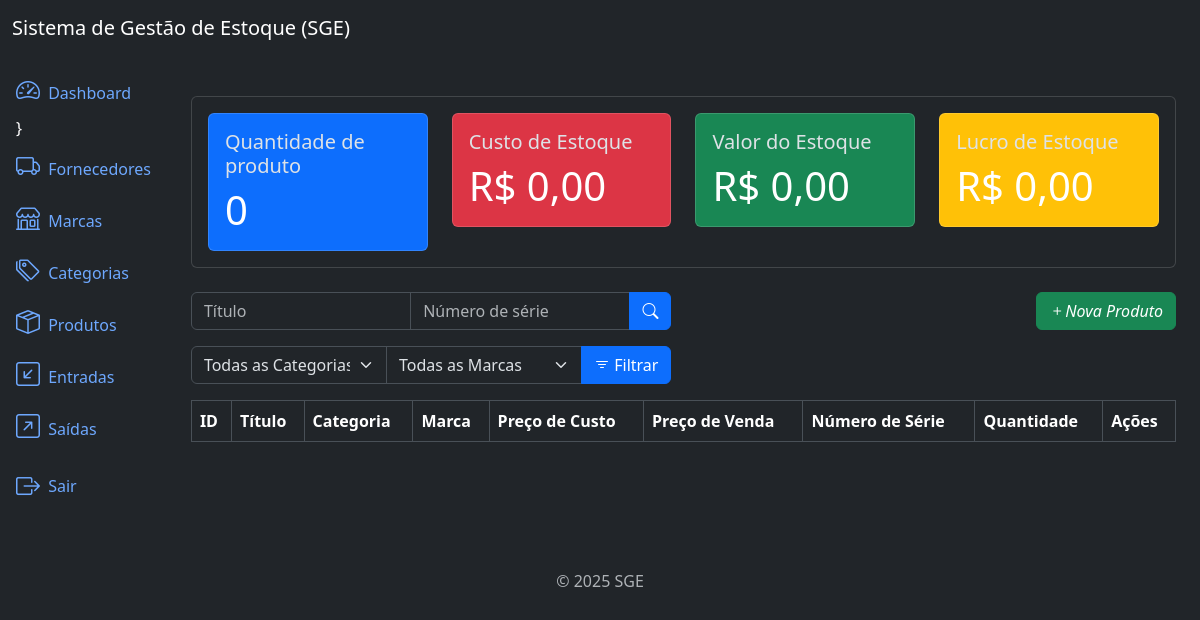
Page /products/list/ (signed in) on the earlier database version.
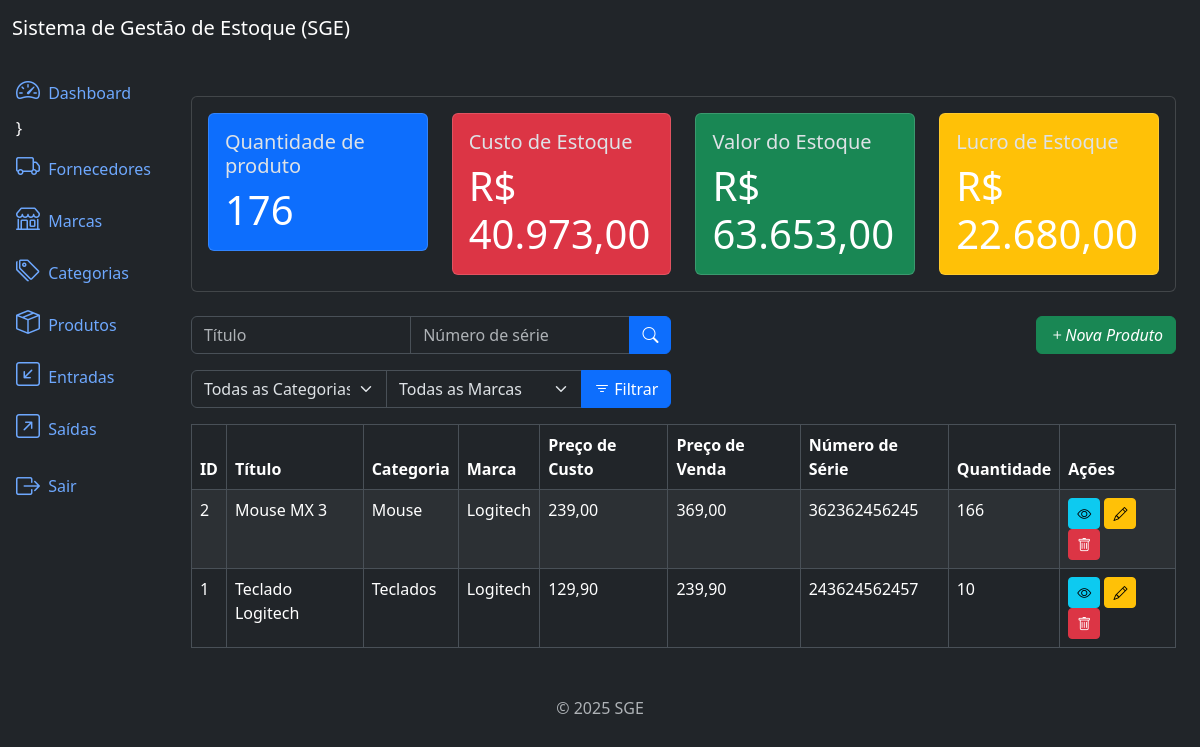
Same page on the later database version.
### products/models.py (models this page shows, shortened)
class Product(models.Model):
    title = models.CharField(max_length=500)
    category = models.ForeignKey(Category, on_delete=models.PROTECT, related_name='products')
    brand = models.ForeignKey(Brand, on_delete=models.PROTECT, related_name='products')
    description = models.TextField(null=True, blank=True)
    series_number = models.CharField(max_length=500,null=True, blank=True)
    cost_price = models.DecimalField(max_digits=20, decimal_places=2)
    selling_price = models.DecimalField(max_digits=20, decimal_places=2)
    quantity = models.IntegerField(default=0)
    created_at = models.DateTimeField(auto_now_add=True)
    updated_at = models.DateTimeField(auto_now=True)
    class Meta:
        ordering = ['title']
        verbose_name = 'Product'
        verbose_name_plural = 'Products'

### categories/models.py (models this page shows)
class Category(models.Model):
    name = models.CharField(max_length=500)
    description = models.TextField(null=True, blank=True)
    created_at = models.DateTimeField(auto_now_add=True)
    updated_at = models.DateTimeField(auto_now=True)
    class Meta:
        verbose_name = 'Category'
        verbose_name_plural = 'Categories'
        ordering = ['name']
    def __str__(self):
        return self.name

### brands/models.py (models this page shows)
class Brand(models.Model):
    name = models.CharField(max_length=500)
    description = models.TextField(null=True, blank=True)
    created_at = models.DateTimeField(auto_now_add=True)
    updated_at = models.DateTimeField(auto_now=True)
    class Meta:
        verbose_name = 'Brand'
        verbose_name_plural = 'Brands'
        ordering = ['name']
    def __str__(self):
        return self.name

### products/views.py (the view)
# urls.py: path('products/list/', ProductListView.as_view(), name='product_list'),
class ProductListView(LoginRequiredMixin, PermissionRequiredMixin, ListView):
    model = Product
    template_name = 'product_list.html'
    context_object_name = 'products' # Nome usado no template
    paginate_by = 10
    permission_required = 'products.view_product'
    def get_queryset(self):
        queryset = super().get_queryset()
        title = self.request.GET.get('title')
        series_number = self.request.GET.get('series_number')
        category = self.request.GET.get('category')
        brand = self.request.GET.get('brand')
        if title:
            queryset = queryset.filter(title__icontains=title)
        if series_number:
            queryset = queryset.filter(series_number__icontains=series_number)
        if category:
            queryset = queryset.filter(category_id=category)
        if brand:
            queryset = queryset.filter(brand__id=brand)
        return queryset
    def get_context_data(self, **kwargs):
        context = super().get_context_data(**kwargs)
        context['product_metrics'] = metrics.get_product_metrics()
        context['categories'] = Category.objects.all()
        context['brands'] = Brand.objects.all()
        return context

### app/metrics.py (called while the page is built)
def get_product_metrics():
    products = Product.objects.all()
    total_price_cost = sum(product.cost_price * product.quantity for product in products)
    total_selling_price = sum(product.selling_price * product.quantity for product in products)
    total_quantity = sum(product.quantity for product in products)
    total_profit = total_selling_price - total_price_cost
    return dict(
        total_price_cost=number_format(total_price_cost, decimal_pos=2, force_grouping=True),
        total_selling_price=number_format(total_selling_price, decimal_pos=2, force_grouping=True),
        total_quantity=total_quantity,
        total_profit=number_format(total_profit, decimal_pos=2, force_grouping=True),
     )

### products/templates/product_list.html (shortened to what this page needs)
{% extends 'base.html' %}
{% block content %}
    {% if perms.products.view_product and perms.inflows.view_inflow %}
        {% include 'components/_product_metrics.html' %}
    {% endif %}
    <div class="row mb-3">
        <div class="col-md-6">
            <form method="get" action="{% url 'product_list' %}">
                <div class="input-group">
                  <input type="text" class="form-control" name="title" placeholder="Título" value="{{ request.GET.title }}">
                  <input type="text" class="form-control" name="series_number" placeholder="Número de série" value="{{ request.GET.series_number }}">
                  <button type="submit" class="btn btn-primary">
                    <i class="bi bi-search"></i>
                  </button>
                </div>
            </form>
        </div>
        {% if perms.products.add_product %}
            <div class="col-md-6">
                <a href="{% url 'product_create' %}" class="btn btn-success float-end">
                    <i class="bi bi-plus">Nova Produto</i>
                </a>
            </div>
        {% endif %}
    </div>
    <div class="row mb-3">
        <div class="col-md-6">
          <form method="get" action="{% url 'product_list' %}">
            <div class="input-group">
              <select class="form-select" name="category">
                <option value="" {% if not request.GET.category %} selected {% endif %}>Todas as Categorias</option>
              </select>
              <select class="form-select" name="brand">
                <option value="" {% if not request.GET.brand %} selected {% endif %}>Todas as Marcas</option>
              </select>
              <button type="submit" class="btn btn-primary">
                <i class="bi bi-filter"></i> Filtrar
              </button>
            </div>
          </form>
        </div>
      </div>
    <div class="table-responsive">
        <table class="table table-striped table-bordered">
            <thead class="thead-dark">
                <tr>
                    <th>ID</th>
                    <th>Título</th>
                    <th>Categoria</th>
                    <th>Marca</th>
                    <th>Preço de Custo</th>
                    <th>Preço de Venda</th>
                    <th>Número de Série</th>
                    <th>Quantidade</th>
                    <th>Ações</th>
                </tr>
            </thead>
            <tbody>
                {% for product in products %}
                <tr>
                    <td>{{ product.id }}</td>
                    <td>{{ product.title }}</td>
                    <td>{{ product.category }}</td>
                    <td>{{ product.brand }}</td>
                    <td>{{ product.cost_price }}</td>
                    <td>{{ product.selling_price }}</td>
                    <td>{{ product.series_number }}</td>
                    <td>{{ product.quantity }}</td>
                    <td>
                        {% if perms.products.view_product %}
                            <a href="{% url 'product_detail' product.id %}" class="btn btn-info btn-sm">
                                <i class="bi bi-eye"></i>
                            </a>
                        {% endif %}
                        {% if perms.products.change_product %}
                            <a href="{% url 'product_update' product.id %}" class="btn btn-warning btn-sm">
                                <i class="bi bi-pencil"></i>
                            </a>
                        {% endif %}
                        {% if perms.products.delete_product %}
                            <a href="{% url 'product_delete' product.id %}" class="btn btn-danger btn-sm">
                                <i class="bi bi-trash"></i>
                            </a>
                        {% endif %}
                    </td>
                </tr>
                {% endfor %}
            </tbody>
        </table>
    </div>
{% endblock %}

### app/templates/base.html (shortened to what this page needs)
<!DOCTYPE html>
<html lang="pt-br" data-bs-theme="dark">
<head>
  <link href="https://cdn.jsdelivr.net/npm/bootstrap@5.3.3/dist/css/bootstrap.min.css" rel="stylesheet">
  <link rel="stylesheet" href="https://cdn.jsdelivr.net/npm/bootstrap-icons@1.11.3/font/bootstrap-icons.min.css">
</head>
<body>
  {% include 'components/_header.html' %}
  <div class="container-fluid">
    {% if user.is_authenticated %}
        {% include 'components/_sidebar.html' %}
    {% endif %}
    <div class="col py-3">
      <div class="container mt-4">
        <main>
          {% block content %}
          {% endblock %}
        </main>
      </div>
    </div>
  </div>
  </div>
  {% include 'components/_footer.html' %}
</body>
</html>

### app/templates/components/_header.html
<nav class="navbar navbar-expand-lg navbar-light bg-dark">
  <div class="container-fluid">
    <a class="navbar-brand text-white" href="#">Sistema de Gestão de Estoque (SGE)</a>
  </div>
</nav>

### app/templates/components/_sidebar.html (shortened to what this page needs)
<div class="row flex-nowrap">
  <div class="col-auto col-md-0 col-xl-0 px-0 bg-dark">
    <div class="d-flex flex-column align-items-center align-items-sm-start px-3 pt-2 text-white">
      <div class="collapse d-sm-block" id="menuCollapse">
        <ul class="nav flex-column align-items-start" id="menu">
          <li>
            <a href="{% url 'home' %}" class="nav-link px-0 align-middle">
              <i class="bi bi-speedometer2 fs-4"></i>
              <span class="ms-1">Dashboard</span>
            </a>
          </li>
          {% if perms.suppliers.view_supplier %}}
            <li>
                <a href="{% url 'supplier_list' %}" class="nav-link px-0 align-middle">
                <i class="bi bi-truck fs-4"></i>
                <span class="ms-1">Fornecedores</span>
                </a>
            </li>
          {% endif %}
          {% if perms.brands.view_brand %}
            <li>
                <a href="{% url 'brand_list' %}" class="nav-link px-0 align-middle">
                <i class="bi bi-shop fs-4"></i>
                <span class="ms-1">Marcas</span>
                </a>
            </li>
          {% endif %}
          {% if perms.categories.view_category %}
            <li>
                <a href="{% url 'category_list' %}" class="nav-link px-0 align-middle">
                <i class="bi bi-tags fs-4"></i>
                <span class="ms-1">Categorias</span>
                </a>
            </li>
          {% endif %}
          {% if perms.products.view_product %}
            <li>
                <a href="{% url 'product_list' %}" class="nav-link px-0 align-middle">
                <i class="bi bi-box-seam fs-4"></i>
                <span class="ms-1">Produtos</span>
                </a>
            </li>
          {% endif %}
          {% if perms.inflows.view_inflow %}
            <li>
                <a href="{% url 'inflow_list' %}" class="nav-link px-0 align-middle">
                <i class="bi bi-arrow-down-left-square fs-4"></i>
                <span class="ms-1">Entradas</span>
                </a>
            </li>
          {% endif %}
          {% if perms.outflows.view_outflow %}
            <li>
                <a href="{% url 'outflow_list' %}" class="nav-link px-0 align-middle">
                <i class="bi bi-arrow-up-right-square fs-4"></i>
                <span class="ms-1">Saídas</span>
                </a>
            </li>
          {% endif %}
          <li class="nav-item">
            {% if user.is_authenticated %}
                <form action="{% url 'logout' %}" method="post" id="logout-form" class="nav-link px-0 align-middle">
                    <button type="submit" class="btn btn-link text-decoration-none text-reset nav-link px-0 align-middle">
                        <i class="bi bi-box-arrow-right fs-4 align-middle"></i>
                        <span class="ms-1 align-middle">Sair</span>
                    </button>
                </form>
            {% endif %}
          </li>
        </ul>
      </div>
    </div>
  </div>

### app/templates/components/_product_metrics.html
<div class="card mt-4">
    <div class="card-body">
        <div class="row">
            <div class="col-12 col-sm-6 col-md-3">
                <div class="card bg-primary">
                    <div class="card-body">
                        <h5 class="card-title">Quantidade de produto</h5>
                        <p class="card-text text-white font-weight-bold display-6">{{ product_metrics.total_quantity }}</p>
                    </div>
                </div>
            </div>
            <div class="col-12 col-sm-6 col-md-3">
                <div class="card bg-danger">
                    <div class="card-body">
                        <h5 class="card-title">Custo de Estoque</h5>
                        <p class="card-text text-white font-weight-bold display-6">R$ {{ product_metrics.total_price_cost }}</p>
                    </div>
                </div>
            </div>
            <div class="col-12 col-sm-6 col-md-3">
                <div class="card bg-success">
                    <div class="card-body">
                        <h5 class="card-title">Valor do Estoque</h5>
                        <p class="card-text text-white font-weight-bold display-6">R$ {{ product_metrics.total_selling_price }}</p>
                    </div>
                </div>
            </div>
            <div class="col-12 col-sm-6 col-md-3">
                <div class="card bg-warning">
                    <div class="card-body">
                        <h5 class="card-title">Lucro de Estoque</h5>
                        <p class="card-text text-white font-weight-bold display-6">R$ {{ product_metrics.total_profit }}</p>
                    </div>
                </div>
            </div>
        </div>
    </div>
</div>

### app/templates/components/_footer.html
<footer class="footer mt-auto py-3 text-center">
  <div class="container">
    <span class="text-muted">© 2025 SGE</span>
  </div>
</footer>

Differences in the rows shown:
added Product: id "2", title "Mouse MX 3", category "Mouse", brand "Logitech", cost_price "239,00", selling_price "369,00", series_number "362362456245", quantity "166"
added Product: id "1", title "Teclado Logitech", category "Teclados", brand "Logitech", cost_price "129,90", selling_price "239,90", series_number "243624562457", quantity "10"
Other differences:
{{ product_metrics.total_quantity }}: "0" → "176"
{{ product_metrics.total_price_cost }}: "0,00" → "40.973,00"
{{ product_metrics.total_selling_price }}: "0,00" → "63.653,00"
{{ product_metrics.total_profit }}: "0,00" → "22.680,00"
